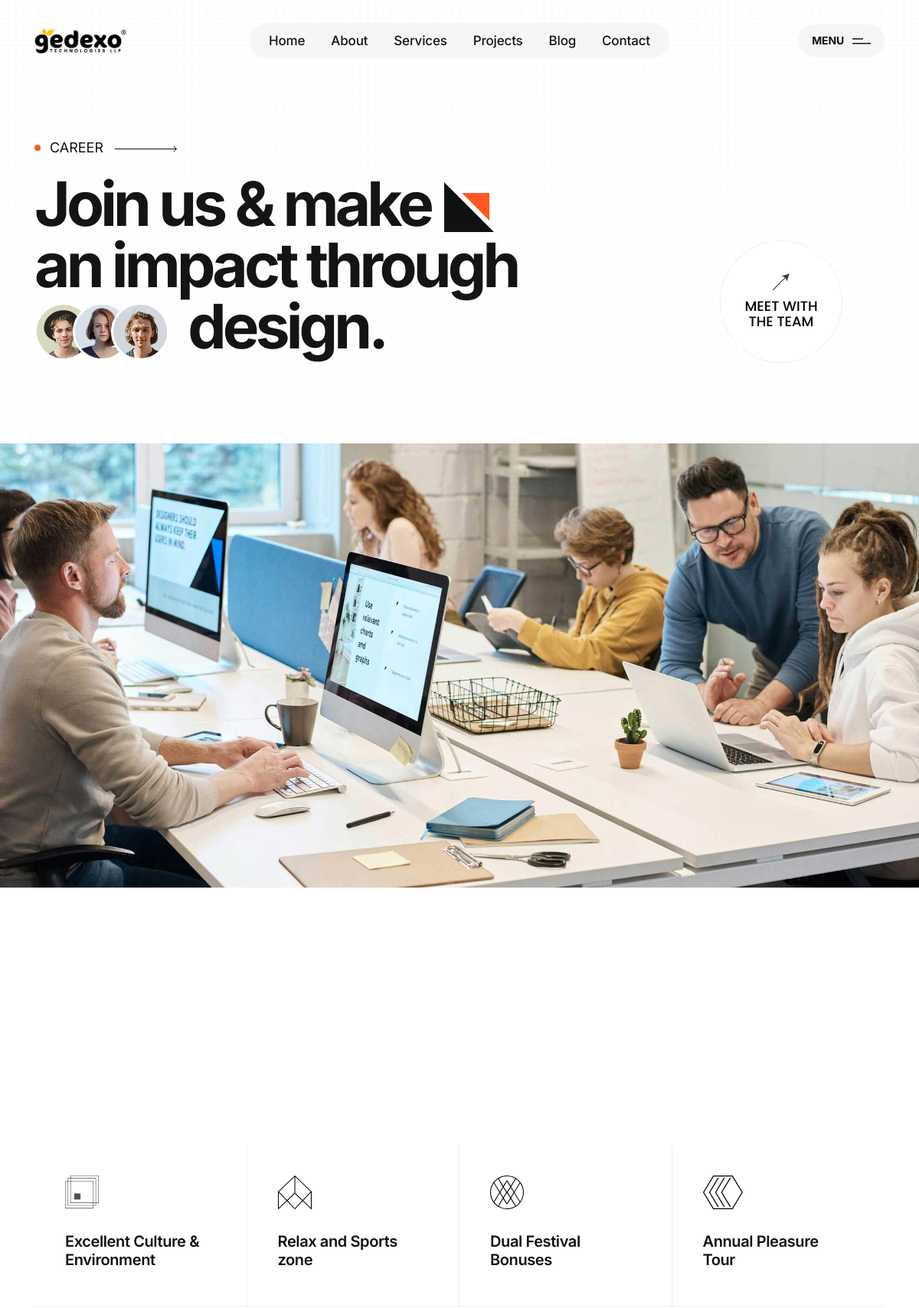
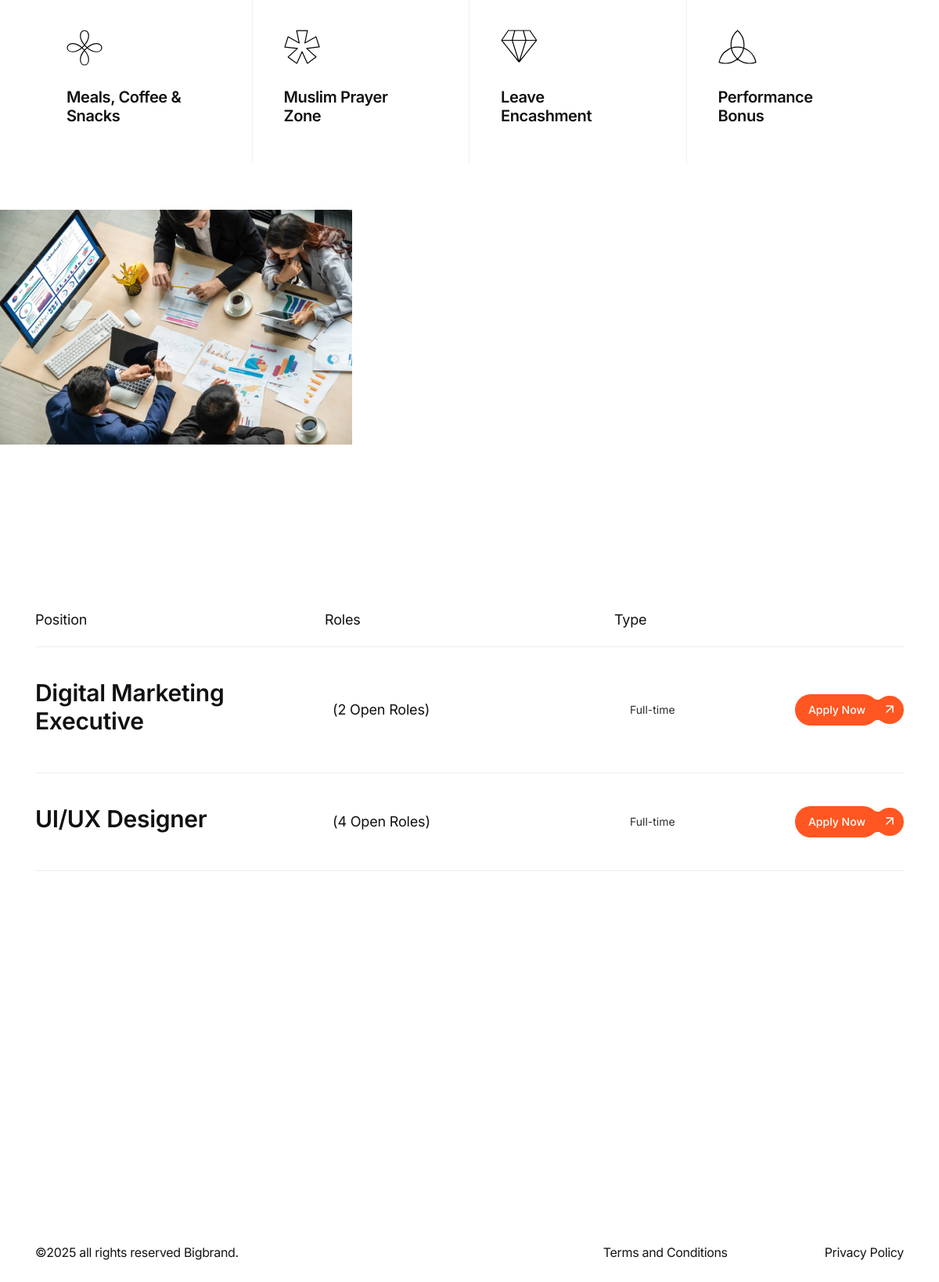
Page /career/ on the committed database (2 pictures, top to bottom).
### web/models.py (models this page shows, shortened)
class Gallery(models.Model):
    name = models.CharField(max_length=100)
    image = models.ImageField(upload_to='gallery_images')
    class Meta:
        verbose_name = 'Gallery'
        verbose_name_plural = 'Galleries'

class Career(models.Model):
    title = models.CharField(max_length=100)
    slug = models.SlugField(unique=True)
    meta_title = models.CharField(max_length=180, blank=True, null=True)
    meta_keywords = models.CharField(max_length=200, blank=True, null=True)
    meta_description = models.CharField(max_length=180, blank=True, null=True)
    job_category = models.CharField(max_length=100, null=True)
    experience = models.CharField(max_length=100)
    job_type = models.CharField(max_length=100)
    opening = models.PositiveIntegerField()
    last_date = models.DateField()
    location = models.CharField(max_length=100)
    description = HTMLField()
    def get_absolute_url(self):
        return reverse_lazy("web:career_detail", kwargs={"slug": self.slug})
    class Meta:
        verbose_name = 'Career'
        verbose_name_plural = 'Careers'

### web/views.py (the view)
# urls.py: path("career/", views.career, name="career"),
def career(request):
    galleries = Gallery.objects.all()
    context = {
        "is_career": True,
        "careers": Career.objects.all(),
        "galleries": galleries,
        "career": Meta.objects.filter(page='career').first()
    }
    return render(request, "web/career.html", context)

### templates/web/career.html (shortened to what this page needs)
{% extends "web/base.html" %}
{% load static %}
{% block content %}
<div class="bigbrand-light">
    <div class="ar-hero-area p-relative pt-140" data-background="{% static 'web/assets/img/about-us/about-us-4/about-us-4-bg.png' %}">
        <div class="tp-career-shape-1">
            <span></span>
        </div>
        <div class="container container-1230">
            <div class="ar-about-us-4-hero-ptb">
                <div class="row justify-content-center">
                    <div class="col-xl-12">
                        <div class="ar-hero-title-box tp_fade_anim" data-delay=".3">
                            <div class="ar-about-us-4-title-box d-flex align-items-center mb-20">
                                <span class="tp-section-subtitle pre tp_fade_anim">Career</span>
                                <div class="ar-about-us-4-icon">
                                    <svg xmlns="http://www.w3.org/2000/svg" width="81" height="9" viewBox="0 0 81 9" fill="none">
                                        <rect y="4" width="80" height="1" fill="#111013" />
                                        <path d="M77 7.96366L80.5 4.48183L77 1" stroke="#111013" stroke-linecap="round" stroke-linejoin="round" />
                                    </svg>
                                </div>
                            </div>
                            <h3 class="tp-career-title">Join us & make <span class="shape-1"><img src="{% static 'web/assets/img/about-us/about-us-4/about-us-4-shape-1.png' %}" alt=""></span> <br>
                                an impact through <br>
                                <span class="shape-2"><img src="{% static 'web/assets/img/about-us/about-us-4/career-user.png' %}" alt=""></span> design.
                            </h3>
                        </div>
                    </div>
                </div>
            </div>
        </div>
        <div class="tp-career-btn">
            <div class="st-hero-btn tp_fade_anim" data-delay=".3" data-fade-from="top" data-ease="bounce">
                <a href="{% url 'web:about' %}">
                    <span class="st-hero-btn-svg"></span>
                    <span class="st-hero-btn-text">Meet with <br> the team</span>
                </a>
            </div>
        </div>
    </div>
    <div class="ar-banner-area">
        <div class="ar-banner-wrap ar-about-us-4">
            <img class="w-100" src="{% static 'web/assets/img/about-us/about-us-4/about-us-4-thumb-1.jpg' %}" alt="" data-speed=".8">
        </div>
    </div>
    <section class="tp-benefit-ptb pt-140 pb-60">
        <div class="container container-1230">
            <div class="row">
                <div class="col-lg-12">
                    <div class="tp-benefit-heading mb-85">
                    </div>
                </div>
            </div>
            <div class="tp-benefit-box">
                <div class="row gx-0">
                    <div class="col-lg-3 col-md-6">
                        <div class="tp-benefit-item tp-benefit-borber-bottom">
                            <div class="tp-benefit-item-icon pb-30">
                                <span></span>
                            </div>
                            <h4 class="tp-benefit-item-title">Excellent Culture &
                                Environment</h4>
                        </div>
                    </div>
                    <div class="col-lg-3 col-md-6">
                        <div class="tp-benefit-item tp-benefit-borber-bottom">
                            <div class="tp-benefit-item-icon pb-30">
                                <span></span>
                            </div>
                            <h4 class="tp-benefit-item-title">Relax and Sports <br>
                                zone</h4>
                        </div>
                    </div>
                    <div class="col-lg-3 col-md-6">
                        <div class="tp-benefit-item tp-benefit-borber-bottom">
                            <div class="tp-benefit-item-icon pb-30">
                                <span></span>
                            </div>
                            <h4 class="tp-benefit-item-title">Dual Festival <br>
                                Bonuses</h4>
                        </div>
                    </div>
                    <div class="col-lg-3 col-md-6">
                        <div class="tp-benefit-item tp-benefit-borber-bottom">
                            <div class="tp-benefit-item-icon pb-30">
                                <span></span>
                            </div>
                            <h4 class="tp-benefit-item-title">Annual Pleasure <br>
                                Tour</h4>
                        </div>
                    </div>
                    <div class="col-lg-3 col-md-6">
                        <div class="tp-benefit-item br">
                            <div class="tp-benefit-item-icon pb-30">
                                <span></span>
                            </div>
                            <h4 class="tp-benefit-item-title">Meals, Coffee & <br>
                                Snacks</h4>
                        </div>
                    </div>
                    <div class="col-lg-3 col-md-6">
                        <div class="tp-benefit-item br">
                            <div class="tp-benefit-item-icon pb-30">
                                <span></span>
                            </div>
                            <h4 class="tp-benefit-item-title">Muslim Prayer <br>
                                Zone</h4>
                        </div>
                    </div>
                    <div class="col-lg-3 col-md-6">
                        <div class="tp-benefit-item br">
                            <div class="tp-benefit-item-icon pb-30">
                                <span></span>
                            </div>
                            <h4 class="tp-benefit-item-title">Leave <br>
                                Encashment</h4>
                        </div>
                    </div>
                    <div class="col-lg-3 col-md-6">
                        <div class="tp-benefit-item">
                            <div class="tp-benefit-item-icon pb-30">
                                <span></span>
                            </div>
                            <h4 class="tp-benefit-item-title">Performance <br>
                                Bonus</h4>
                        </div>
                    </div>
                </div>
            </div>
        </div>
    </section>
    {% if galleries %}
    <div class="tp-career-slider-ptb pb-50 tp-career-image-slider">
        <div class="tp-career-slider-wrapper">
            <div class="tp-career-slider-active swiper-container">
                <div class="swiper-wrapper align-items-center slide-transtion">
                    {% for gallery in galleries %}
                    <div class="swiper-slide">
                        <div class="tp-career-slider-thumb tp-career-image-slider-thumb">
                            <img src="{{gallery.image.url}}" alt="{{gallery.name}}">
                        </div>
                    </div>
                   {% endfor %}
                </div>
            </div>
        </div>
    </div>
    {% endif %}
    <section class="tp-career-opening-ptb pb-50">
        <div class="container container-1230">
            <div class="row">
                <div class="col-lg-12">
                    <div class="tp-benefit-heading mb-50">
                    </div>
                </div>
            </div>
            {% if careers %}
            <div class="tp-career-opening-item">
                <div class="row">
                    <div class="tp-career-table-header">
                        <div class="col-lg-4">
                            <div class="tp-career-opening-heading">
                                <span>Position</span>
                            </div>
                        </div>
                        <div class="col-lg-4">
                            <div class="tp-career-opening-heading">
                                <span>Roles</span>
                            </div>
                        </div>
                        <div class="col-lg-4">
                            <div class="tp-career-opening-heading">
                                <span>Type</span>
                            </div>
                        </div>
                    </div>
                </div>
            </div>
            {% for career in careers %}
            <div class="tp-career-opening-item ptb">
                <div class="row align-items-center">
                    <div class="col-lg-4">
                        <div class="tp-career-opening-title">
                            <h4 class="tp-career-opening-title-name">{{career.title}}</h4>
                        </div>
                    </div>
                    <div class="col-lg-4">
                        <div class="tp-career-opening-role">
                            <span>({{career.opening}} Open Roles)</span>
                        </div>
                    </div>
                    <div class="col-lg-4">
                        <div class="tp-career-opening-Type d-flex justify-content-between align-items-center">
                            <span>{{career.job_type}}</span>
                            <div class="tp-career-opening-btn">
                                <a href="{{career.get_absolute_url}}" class="tp-btn-black btn-red-bg">
                                    <span class="tp-btn-black-filter d-inline-flex align-items-center" style="filter: url(#buttonFilter)">
                                        <span class="tp-btn-black-text">Apply Now</span>
                                        <span class="tp-btn-black-circle">
                                            <svg width="10" height="10" viewBox="0 0 10 10" fill="none" xmlns="http://www.w3.org/2000/svg">
                                                <path d="M1 9L9 1M9 1H1M9 1V9" stroke="currentcolor" stroke-width="1.5" stroke-linecap="round" stroke-linejoin="round" />
                                            </svg>
                                        </span>
                                    </span>
                                </a>
                            </div>
                        </div>
                    </div>
                </div>
            </div>
            {% endfor %}
            {% else %}
            <div class="tp-career-opening-item ptb text-center">
                <h4 class="fs-5 text-muted">No career openings available at the moment. Please check back later!</h4>
            </div>
            {% endif %}
        </div>
    </section>
</div>
{% endblock %}

### static/web/assets/css/spacing.css (style rules this page uses)
.mb-20 { margin-bottom:20px }
.mb-50 { margin-bottom:50px }
.mb-85 { margin-bottom:85px }
.pt-140 { padding-top:140px }
.pb-30 { padding-bottom:30px }
.pb-50 { padding-bottom:50px }
.pb-60 { padding-bottom:60px }

### static/web/assets/css/custom.css (style rules this page uses)
@media (min-width: 991px) { .tp-section-title.fs-140, .tp-career-title, .tp-blog-title.fs-100 { font-size: 80px !important; } }
@media (min-width: 991px) { .ar-about-us-4-hero-ptb { padding-top: 40px !important; } }
@media (min-width: 991px) { .tp-career-opening-ptb .tp-career-opening-item .tp-career-table-header { display: flex !important; } }
.tp-career-image-slider .tp-career-image-slider-thumb img { height: 300px !important; object-fit: cover !important; object-position: center !important; }

### rows in the picture
Gallery: image (picture)
Career: title "Digital Marketing Executive", opening "2", job_type "Full-time"
Career: title "UI/UX Designer", opening "4", job_type "Full-time"
